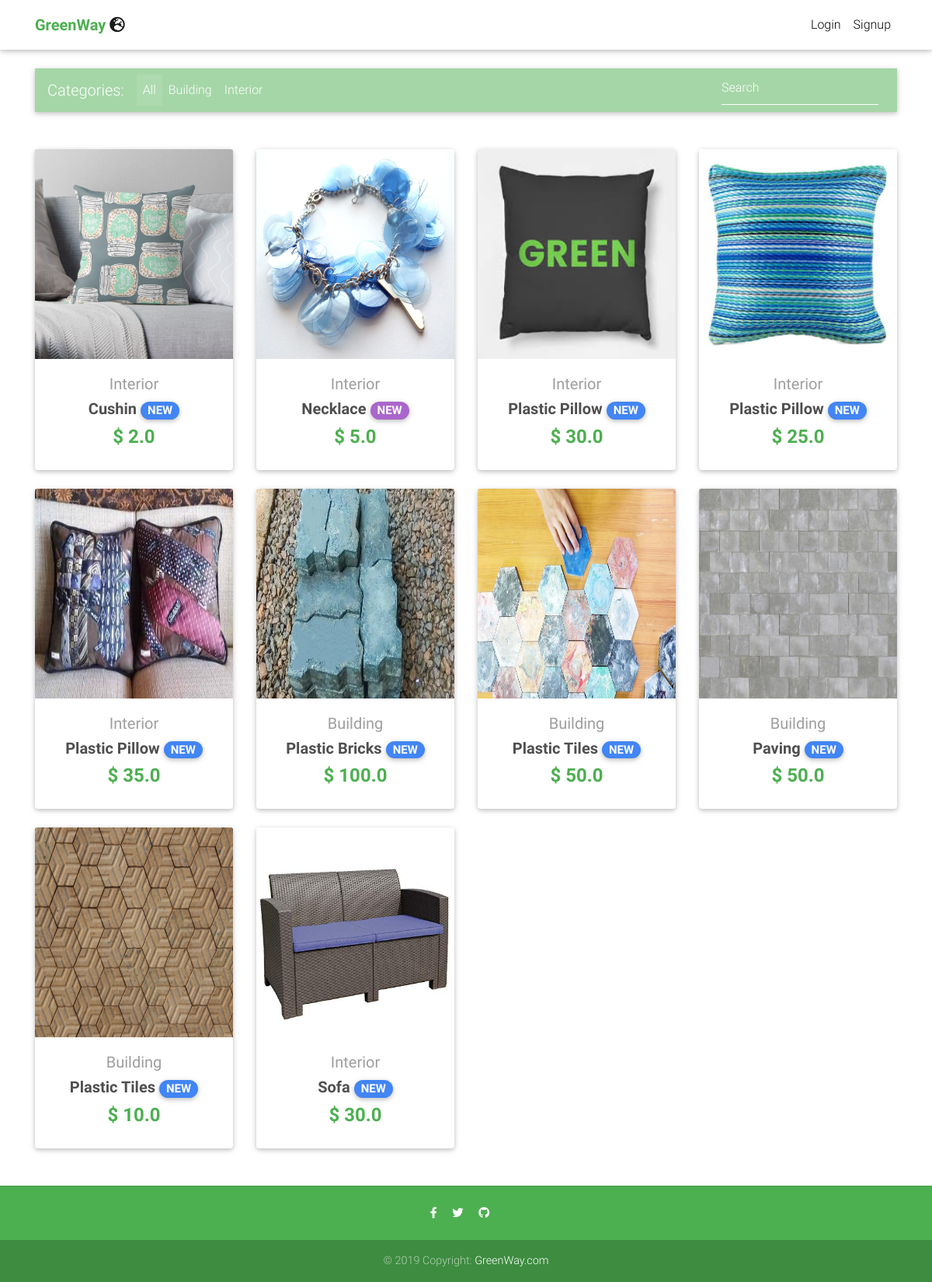
The page / on the database its author committed.
### core/models.py (models this page shows, shortened)
class Item(models.Model):
    title = models.CharField(max_length=100)
    price = models.FloatField()
    discount_price = models.FloatField(blank=True, null=True)
    category = models.CharField(choices=CATEGORY_CHOICES, max_length=2)
    label = models.CharField(choices=LABEL_CHOICES, max_length=1)
    slug = models.SlugField()
    description = models.TextField()
    image = models.ImageField()
    def get_absolute_url(self):
        return reverse("core:product", kwargs={
            'slug': self.slug
        })

### core/views.py (the view)
# urls.py: path('', HomeView.as_view(), name='home'),
class HomeView(ListView):
    model = Item
    paginate_by = 10
    template_name = "home.html"

### templates/home.html (shortened to what this page needs)
{% extends "base.html" %}
{% block content %}
  <main>
    <div class="container">
      <nav class="navbar navbar-expand-lg navbar-dark mdb-color green lighten-3 mt-3 mb-5">
        <span class="navbar-brand">Categories:</span>
        <div class="collapse navbar-collapse" id="basicExampleNav">
          <ul class="navbar-nav mr-auto">
            <li class="nav-item active">
              <a class="nav-link" href="#">All
              </a>
            </li>
            <li class="nav-item">
              <a class="nav-link" href="#">Building</a>
            </li>
            <li class="nav-item">
              <a class="nav-link" href="#">Interior</a>
            </li>
          </ul>
          <form class="form-inline">
            <div class="md-form my-0">
              <input class="form-control mr-sm-2" type="text" placeholder="Search" aria-label="Search">
            </div>
          </form>
        </div>
      </nav>
      <section class="text-center mb-4">
        <div class="row wow fadeIn">
          {% for item in object_list %}
          <div class="col-lg-3 col-md-6 mb-4">
            <div class="card">
              <div class="view overlay">
                <img src="{{ item.image.url }}" class="card-img-top"  height = "270px" width="150px">
              </div>
              <div class="card-body text-center">
                <a href="" class="grey-text">
                  <h5>{{ item.get_category_display }}</h5>
                </a>
                <h5>
                  <strong>
                    <a href="{{ item.get_absolute_url }}" class="dark-grey-text">{{ item.title }}
                      <span class="badge badge-pill {{ item.get_label_display }}-color">NEW</span>
                    </a>
                  </strong>
                </h5>
                <h4 class="font-weight-bold green-text">
                  <strong>$
                  {% if item.discount_price %}
                  {{ item.discount_price }}
                  {% else %}
                  {{ item.price }}
                  {% endif %}
                  </strong>
                </h4>
              </div>
            </div>
          </div>
          {% endfor %}
        </div>
      </section>
    </div>
  </main>
{% endblock content %}

### templates/base.html (shortened to what this page needs)
{% load static %}
<!DOCTYPE html>
<html lang="en">
<head>
  <link rel="stylesheet" href="https://use.fontawesome.com/releases/v5.8.1/css/all.css">
  <link href="{% static 'css/bootstrap.min.css' %}" rel="stylesheet">
  <link href="{% static 'css/mdb.min.css' %}" rel="stylesheet">
  <link href="{% static 'css/style.min.css' %}" rel="stylesheet">
</head>
{% include "navbar.html" %}
<body>
    <div class="mt-5 pt-4">
    </div>
    {% block content %}
    {% endblock content %}
    {% include "footer.html" %}
</body>
</html>

### templates/navbar.html (shortened to what this page needs)
{% load cart_template_tags %}
<nav class="navbar fixed-top navbar-expand-lg navbar-light white scrolling-navbar">
    <div class="container">
      <a class="navbar-brand waves-effect" href="/">
        <strong class="green-text font-weight-bold">GreenWay</strong>
        <i class="fas fa-globe-europe"></i>
      </a>
      <div class="collapse navbar-collapse" id="navbarSupportedContent">
        <ul class="navbar-nav nav-flex-icons">
          {% if request.user.is_authenticated %}
          <li class="nav-item">
            <a href="{% url 'core:order-summary' %}" class="nav-link waves-effect">
              <span class="badge red z-depth-1 mr-1"> {{ request.user|cart_item_count }} </span>
              <i class="fas fa-shopping-cart"></i>
              <span class="clearfix d-none d-sm-inline-block"> Cart </span>
            </a>
          </li>
          <li class="nav-item">
            <a class="nav-link waves-effect" href="{% url 'account_logout' %}">
              <span class="clearfix d-none d-sm-inline-block"> Logout </span>
            </a>
          </li>
          {% else %}
          <li class="nav-item">
            <a class="nav-link waves-effect" href="{% url 'account_login' %}">
              <span class="clearfix d-none d-sm-inline-block"> Login </span>
            </a>
          </li>
          <li class="nav-item">
            <a class="nav-link waves-effect" href="{% url 'account_signup' %}">
              <span class="clearfix d-none d-sm-inline-block"> Signup </span>
            </a>
          </li>
          {% endif %}
        </ul>
      </div>
    </div>
  </nav>

### templates/footer.html
<footer class="page-footer text-center font-small mt-4 wow fadeIn green">
    <hr class="my-4">
    <div class="pb-4">
      <a href="https://www.facebook.com/mdbootstrap" target="_blank">
        <i class="fab fa-facebook-f mr-3"></i>
      </a>
      <a href="https://twitter.com/MDBootstrap" target="_blank">
        <i class="fab fa-twitter mr-3"></i>
      </a>
      <a href="https://github.com/mdbootstrap/bootstrap-material-design" target="_blank">
        <i class="fab fa-github mr-3"></i>
      </a>
    </div>
    <div class="footer-copyright py-3">
      © 2019 Copyright:
      <a href="#" target="_blank"> GreenWay.com </a>
    </div>
  </footer>

### templates/scripts.html (shortened to what this page needs)
{% load static %}

### templates/base.html (style rules this page uses)
html, body, header, .carousel { height: 60vh; }

### rows shown on the page
Item: image (picture), category "Interior", title "Cushin", discount_price "2.0"
Item: image (picture), category "Interior", title "Necklace", price "5.0"
Item: image (picture), category "Interior", title "Plastic Pillow", price "30.0"
Item: image (picture), category "Interior", title "Plastic Pillow", price "25.0"
Item: image (picture), category "Interior", title "Plastic Pillow", price "35.0"
Item: image (picture), category "Building", title "Plastic Bricks", price "100.0"
Item: image (picture), category "Building", title "Plastic Tiles", price "50.0"
Item: image (picture), category "Building", title "Paving", price "50.0"
Item: image (picture), category "Building", title "Plastic Tiles", price "10.0"
Item: image (picture), category "Interior", title "Sofa", price "30.0"
